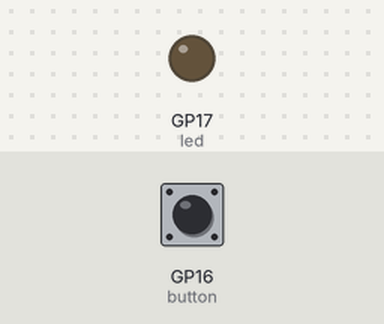
This program was run on a simulated Raspberry Pi Pico running MicroPython. Shown: output pins drawn as LEDs (lit = HIGH). Dashed ring = blinking. The inputs (shaded band) are chosen by the test bench; at power-on: GP16 (button) HIGH.

Above: at 1.2 s.
1.3 s: GP16 (button) pulled LOW for 3.2 s
At 1.7 s:
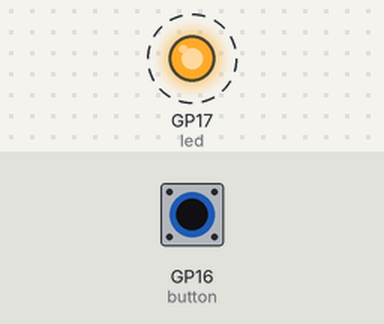
Timing chart, 0 to 5.8 s (numbered marks = the images above; inputs shaded):
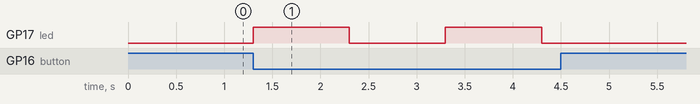

Measured:
- after the input at 1.3 s, GP17 (led): alternates HIGH for 1.0 s and LOW for 1.0 s, 4 changes in all, then stays LOW, starting at once

The program:

DB1_SwitchBlink.py
```python
import machine
import time

led = machine.Pin(17, machine.Pin.OUT)
button = machine.Pin(16, machine.Pin.IN, machine.Pin.PULL_UP)

while True:
    if button.value() == 0:
        led.value(1)
        time.sleep(1)
        led.value(0)
        time.sleep(1)
```
